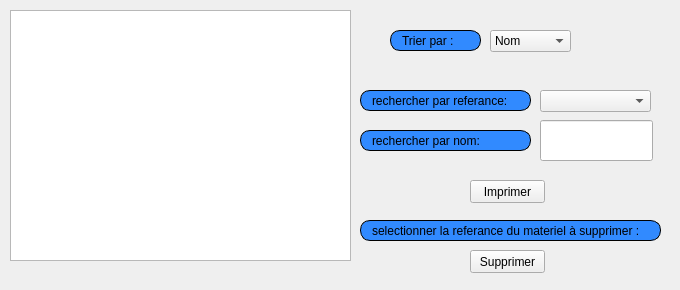
     <widget class="QWidget" name="tab_5">
      <attribute name="title">
       <string>afficher</string>
      </attribute>
      <widget class="QTableView" name="tableView">
       <property name="geometry">
        <rect>
         <x>10</x>
         <y>10</y>
         <width>341</width>
         <height>251</height>
        </rect>
       </property>
      </widget>
      <widget class="QLabel" name="label_9">
       <property name="geometry">
        <rect>
         <x>390</x>
         <y>30</y>
         <width>91</width>
         <height>21</height>
        </rect>
       </property>
       <property name="styleSheet">
        <string notr="true">border: 1px solid black;
border-radius: 10px;
padding: 0 8px;
background: #318aff;
font: bold, &quot;Arial&quot;;;
text-align:center;</string>
       </property>
       <property name="text">
        <string>Trier par :</string>
       </property>
      </widget>
      <widget class="QLabel" name="label_10">
       <property name="geometry">
        <rect>
         <x>360</x>
         <y>90</y>
         <width>171</width>
         <height>21</height>
        </rect>
       </property>
       <property name="styleSheet">
        <string notr="true">border: 1px solid black;
border-radius: 10px;
padding: 0 8px;
background: #318aff;
font: bold, &quot;Arial&quot;;;
text-align:center;</string>
       </property>
       <property name="text">
        <string>rechercher par referance:</string>
       </property>
      </widget>
      <widget class="QComboBox" name="comboBox_trier_poss">
       <property name="geometry">
        <rect>
         <x>490</x>
         <y>30</y>
         <width>81</width>
         <height>22</height>
        </rect>
       </property>
       <property name="focusPolicy">
        <enum>Qt::ClickFocus</enum>
       </property>
       <item>
        <property name="text">
         <string>Nom</string>
        </property>
        <property name="icon">
         <iconset resource="ressources.qrc">
          <normaloff>:/images/img/alpha.png</normaloff>:/images/img/alpha.png</iconset>
        </property>
       </item>
       <item>
        <property name="text">
         <string>referance</string>
        </property>
        <property name="icon">
         <iconset resource="ressources.qrc">
          <normaloff>:/images/img/number.png</normaloff>:/images/img/number.png</iconset>
        </property>
       </item>
      </widget>
      <widget class="QLabel" name="label_37">
       <property name="geometry">
        <rect>
         <x>360</x>
         <y>220</y>
         <width>301</width>
         <height>21</height>
        </rect>
       </property>
       <property name="styleSheet">
        <string notr="true">border: 1px solid black;
border-radius: 10px;
padding: 0 8px;
background: #318aff;
font: bold, &quot;Arial&quot;;;
text-align:center;</string>
       </property>
       <property name="text">
        <string>selectionner la referance du materiel à supprimer :</string>
       </property>
      </widget>
      <widget class="QPushButton" name="supprimer_mat_poss_tab">
       <property name="geometry">
        <rect>
         <x>470</x>
         <y>250</y>
         <width>75</width>
         <height>23</height>
        </rect>
       </property>
       <property name="focusPolicy">
        <enum>Qt::ClickFocus</enum>
       </property>
       <property name="styleSheet">
        <string notr="true">#supprimer_mat_poss_tab{
font: bold, &quot;Arial&quot;;;     background-color: qlineargradient(x1: 0, y1: 0, x2: 0, y2: 1,
                                       stop: 0 #dadbde, stop: 1 #f6f7fa);
}
#supprimer_mat_poss_tab:pressed {
font: bold, &quot;Arial&quot;;;     background-color: qlineargradient(x1: 0, y1: 0, x2: 0, y2: 1,
                                       stop: 0 #dadbde, stop: 1 #fff07b);}</string>
       </property>
       <property name="text">
        <string>Supprimer</string>
       </property>
       <property name="icon">
        <iconset resource="ressources.qrc">
         <normaloff>:/images/img/PP.png</normaloff>:/images/img/PP.png</iconset>
       </property>
      </widget>
      <widget class="QComboBox" name="combo_box_recherche_poss">
       <property name="geometry">
        <rect>
         <x>540</x>
         <y>90</y>
         <width>111</width>
         <height>22</height>
        </rect>
       </property>
      </widget>
      <widget class="QLabel" name="label_35">
       <property name="geometry">
        <rect>
         <x>-10</x>
         <y>0</y>
         <width>671</width>
         <height>281</height>
        </rect>
       </property>
       <property name="text">
        <string/>
       </property>
       <property name="pixmap">
        <pixmap resource="ressources.qrc">:/images/img/imf.jpg</pixmap>
       </property>
      </widget>
      <widget class="QPushButton" name="imprimer_mat_poss">
       <property name="geometry">
        <rect>
         <x>470</x>
         <y>180</y>
         <width>75</width>
         <height>23</height>
        </rect>
       </property>
       <property name="styleSheet">
        <string notr="true">  background-color: qlineargradient(x1: 0, y1: 0, x2: 0, y2: 1,
                                       stop: 0 #dadbde, stop: 1 #f6f7fa);</string>
       </property>
       <property name="text">
        <string>Imprimer</string>
       </property>
       <property name="icon">
        <iconset resource="ressources.qrc">
         <normaloff>:/images/img/unnamed.png</normaloff>:/images/img/unnamed.png</iconset>
       </property>
      </widget>
      <widget class="QLabel" name="label_106">
       <property name="geometry">
        <rect>
         <x>0</x>
         <y>0</y>
         <width>661</width>
         <height>281</height>
        </rect>
       </property>
       <property name="text">
        <string/>
       </property>
       <property name="pixmap">
        <pixmap>:/img/imf.jpg</pixmap>
       </property>
      </widget>
      <widget class="QLineEdit" name="lineEdit">
       <property name="geometry">
        <rect>
         <x>540</x>
         <y>120</y>
         <width>113</width>
         <height>41</height>
        </rect>
       </property>
      </widget>
      <widget class="QLabel" name="label_49">
       <property name="geometry">
        <rect>
         <x>360</x>
         <y>130</y>
         <width>171</width>
         <height>21</height>
        </rect>
       </property>
       <property name="styleSheet">
        <string notr="true">border: 1px solid black;
border-radius: 10px;
padding: 0 8px;
background: #318aff;
font: bold, &quot;Arial&quot;;;
text-align:center;</string>
       </property>
       <property name="text">
        <string>rechercher par nom:</string>
       </property>
      </widget>
      <zorder>label_106</zorder>
      <zorder>label_35</zorder>
      <zorder>tableView</zorder>
      <zorder>label_9</zorder>
      <zorder>label_10</zorder>
      <zorder>comboBox_trier_poss</zorder>
      <zorder>label_37</zorder>
      <zorder>supprimer_mat_poss_tab</zorder>
      <zorder>combo_box_recherche_poss</zorder>
      <zorder>imprimer_mat_poss</zorder>
      <zorder>lineEdit</zorder>
      <zorder>label_49</zorder>
     </widget>
